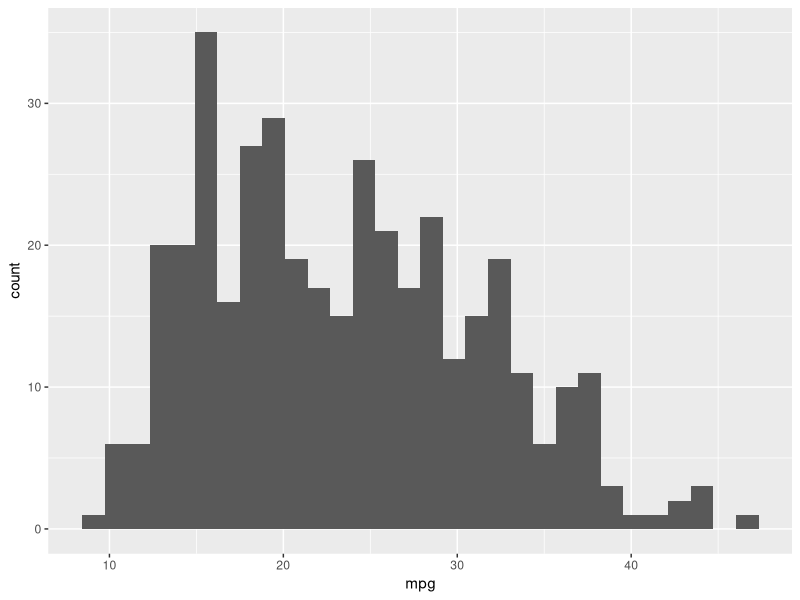
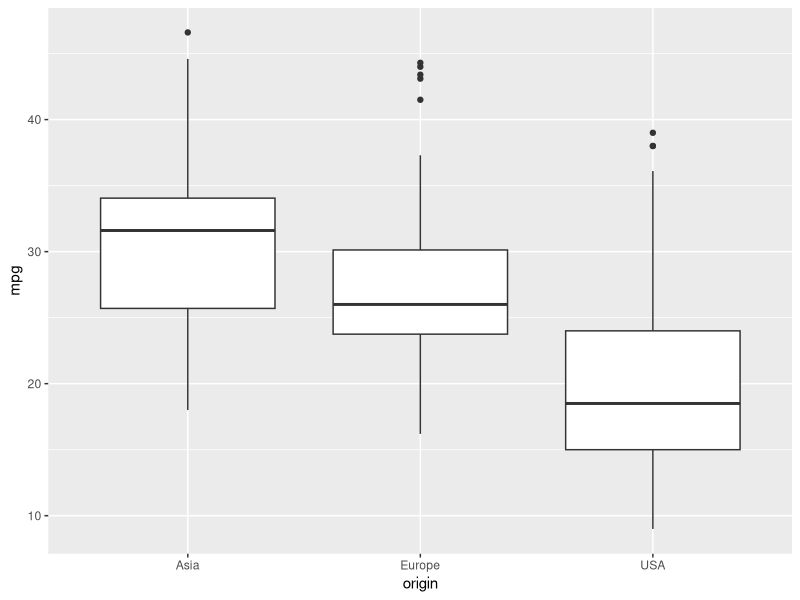
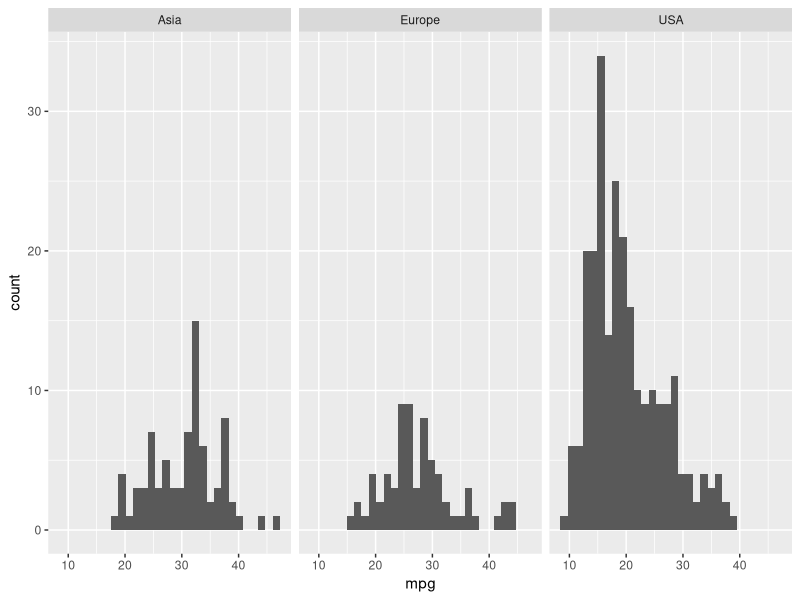
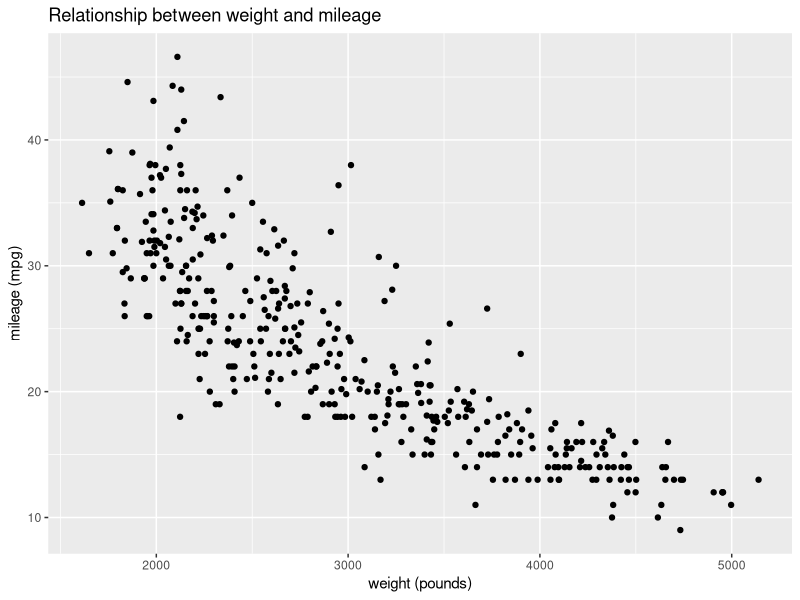
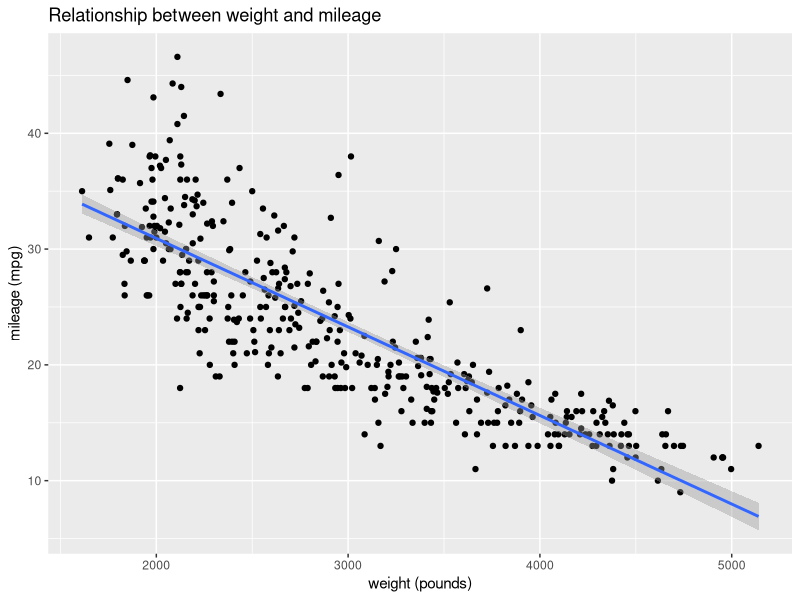

Generate these figures, in order, with R:

# Import packages that we need
library(tidyverse)
library(psych)

# Read in the data, select only the columns we need
mpg <- read_csv("datasets/mpg/mpg.csv") %>% 
  select(mpg,weight,horsepower,origin,cylinders)
head(mpg)

# Descriptive statistics
describe(mpg)

# One-way frequency table of origin
table(mpg$origin)


# Two-way frequency table
table(mpg$origin, mpg$cylinders)


# Descriptive statistics by group
mpg %>% 
  select(mpg,origin) %>% 
  describeBy(group = 'origin')



# Histogram
ggplot(data = mpg,aes(x=mpg)) +
  geom_histogram()



# Box plot
ggplot(data=mpg,aes(x=origin,y=mpg)) +
  geom_boxplot()


# Facet histogram
ggplot(data=mpg,aes(x=mpg)) +
  geom_histogram()+
  facet_grid(~ origin)




# Is there a difference in mileage? 
mpg_filtered <- filter(mpg, origin=='USA'|origin=='Europe')

# Dependent variable ~ independent variable
t.test(mpg ~ origin, data=mpg_filtered)

select(mpg, mpg:horsepower) %>% 
  cor()

# Scatterplot
ggplot(data=mpg, aes(x=weight,y=mpg)) + 
  geom_point() + xlab("weight (pounds)") + 
  ylab("mileage (mpg)") + ggtitle("Relationship between weight and mileage") 



# Fit the regression, print the summary results
mpg_regression <- lm(mpg ~ weight, data=mpg)
summary(mpg_regression)


# Scatterplot with fit linear regression line
ggplot(data = mpg, aes(x = weight, y = mpg)) + 
  geom_point() + xlab("weight (pounds)") + 
  ylab("mileage (mpg)") + ggtitle("Relationship between weight and mileage") +
  geom_smooth(method = lm)
